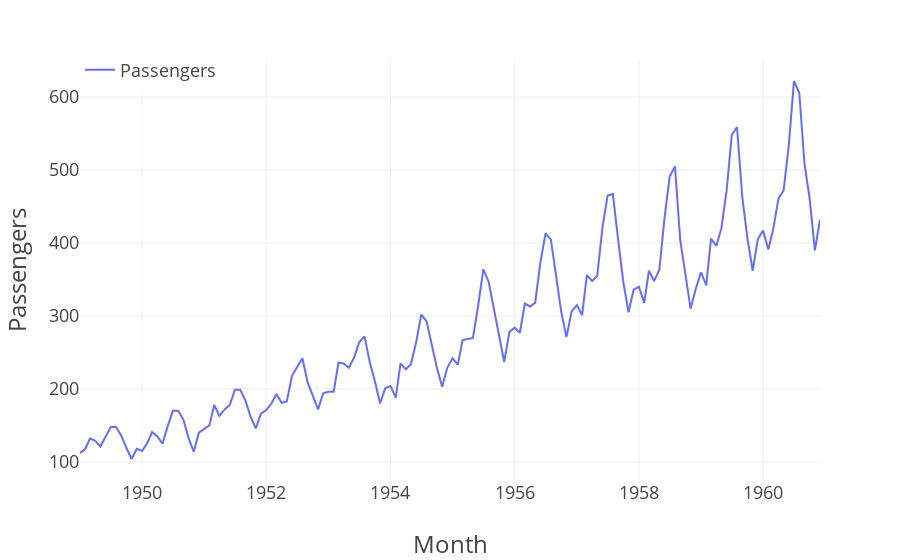

Notebook source saved alongside this figure:
### Code cell
# %% [markdown]
# # How to use PyTorch LSTMs for time series regression

# %% [markdown]
# # Data

# %% [markdown]
# 1. Download the Air Passengers data.
# 2. Load the Air Passengers data into a DataFrame.

# %%
import pandas as pd

df = pd.read_csv("data-sets/air_passengers.csv", index_col="Month", parse_dates=True)
df.rename(columns={'#Passengers': ''}, inplace=True)

# %%
import plotly.express as px
import plotly.graph_objects as go
import plotly.io as pio
pio.templates.default = "plotly_white"

plot_template = dict(
    layout=go.Layout({
        "font_size": 18,
        "xaxis_title_font_size": 24,
        "yaxis_title_font_size": 24})
)

fig = px.line(df, labels=dict(index="Month", value="Passengers"))
fig.update_layout(
  template=plot_template, legend=dict(orientation='h', y=1.02, title_text="")
)
fig.show()

# %% [markdown]
# ## Create the target variable

# %%
forecast_lead = 1
target = f"lead{forecast_lead}"

df[target] = df["Passengers"].shift(-forecast_lead)
df = df.iloc[:-forecast_lead]

# %% [markdown]
# ## Create a hold-out test set and preprocess the data

# %%
test_start = "1958-01-01"

df_train = df.loc[:test_start].copy()
df_test = df.loc[test_start:].copy()

print("Test set fraction:", len(df_test) / len(df))

# %% [markdown]
# ## Standardize the features and target, based on the training set

# %%
target_mean = df_train[target].mean()
target_stdev = df_train[target].std()

df_train["Passengers"] = (df_train["Passengers"] - target_mean) / target_stdev
df_test["Passengers"] = (df_test["Passengers"] - target_mean) / target_stdev

df_train[target] = (df_train[target] - target_mean) / target_stdev
df_test[target] = (df_test[target] - target_mean) / target_stdev

# %% [markdown]
# ## Create datasets that PyTorch `DataLoader` can work with

# %%
import torch
from torch.utils.data import Dataset

class SequenceDataset(Dataset):
    def __init__(self, dataframe, target, sequence_length=5):
        self.target = target
        self.sequence_length = sequence_length
        self.y = torch.tensor(dataframe[self.target].values).float()
        self.X = torch.tensor(dataframe['Passengers'].values).float().unsqueeze(1)

    def __len__(self):
        return self.X.shape[0]

    def __getitem__(self, i): 
        if i >= self.sequence_length - 1:
            i_start = i - self.sequence_length + 1
            x = self.X[i_start:(i + 1), :]
        else:
            padding = self.X[0].repeat(self.sequence_length - i - 1, 1)
            x = self.X[0:(i + 1), :]
            x = torch.cat((padding, x), 0)

        return x, self.y[i]
        
# Continue the rest of the code as before

### Figure 1 — Plotly figure (JSON) as saved in the notebook; plotly's stock layout.template omitted (floating-point values rounded to 4 significant figures; data arrays with more than 128 entries replaced by an {"elided": "..."} marker saying what was removed)
{"data": [{"hovertemplate": "variable=Passengers<br>Month=%{x}<br>Passengers=%{y}<extra></extra>", "legendgroup": "Passengers", "line": {"color": "#636efa", "dash": "solid"}, "marker": {"symbol": "circle"}, "mode": "lines", "name": "Passengers", "orientation": "v", "showlegend": true, "type": "scatter", "x": {"elided": "144 str values"}, "xaxis": "x", "y": {"elided": "144 int values"}, "yaxis": "y"}], "layout": {"legend": {"orientation": "h", "title": {"text": ""}, "tracegroupgap": 0, "y": 1.02}, "margin": {"t": 60}, "xaxis": {"anchor": "y", "domain": [0, 1], "title": {"text": "Month"}}, "yaxis": {"anchor": "x", "domain": [0, 1], "title": {"text": "Passengers"}}}}
